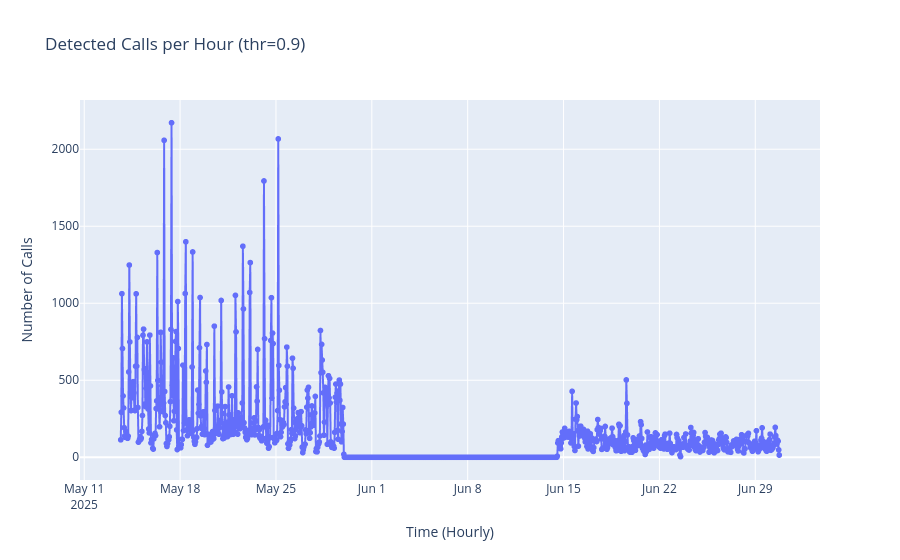

Source (notebook cell):
### Code cell


### Figure 1 — Plotly figure (JSON) as saved in the notebook; plotly's stock layout.template omitted (floating-point values rounded to 4 significant figures; data arrays with more than 128 entries replaced by an {"elided": "..."} marker saying what was removed)
{"data": [{"hovertemplate": "Time: %{x}<br>Calls: %{y}", "legendgroup": "", "line": {"color": "#636efa", "dash": "solid"}, "marker": {"symbol": "circle"}, "mode": "markers+lines", "name": "", "showlegend": false, "type": "scattergl", "x": {"elided": "1155 str values"}, "xaxis": "x", "y": {"elided": "1155 int values"}, "yaxis": "y"}], "layout": {"legend": {"tracegroupgap": 0}, "title": {"text": "Detected Calls per Hour (thr=0.9)"}, "xaxis": {"anchor": "y", "domain": [0, 1], "title": {"text": "Time (Hourly)"}}, "yaxis": {"anchor": "x", "domain": [0, 1], "title": {"text": "Number of Calls"}}}}
